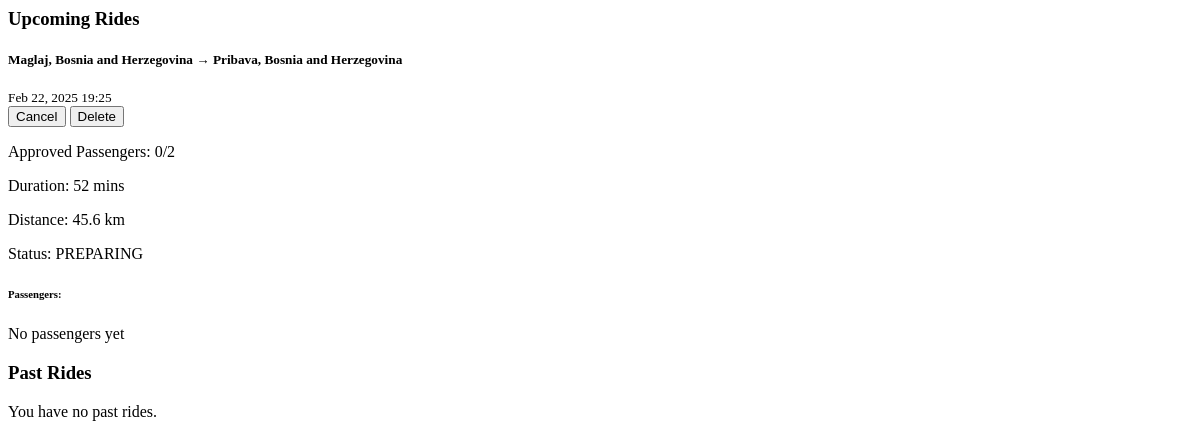
The page /profile/my_rides/ (signed in) on the database as committed earlier.
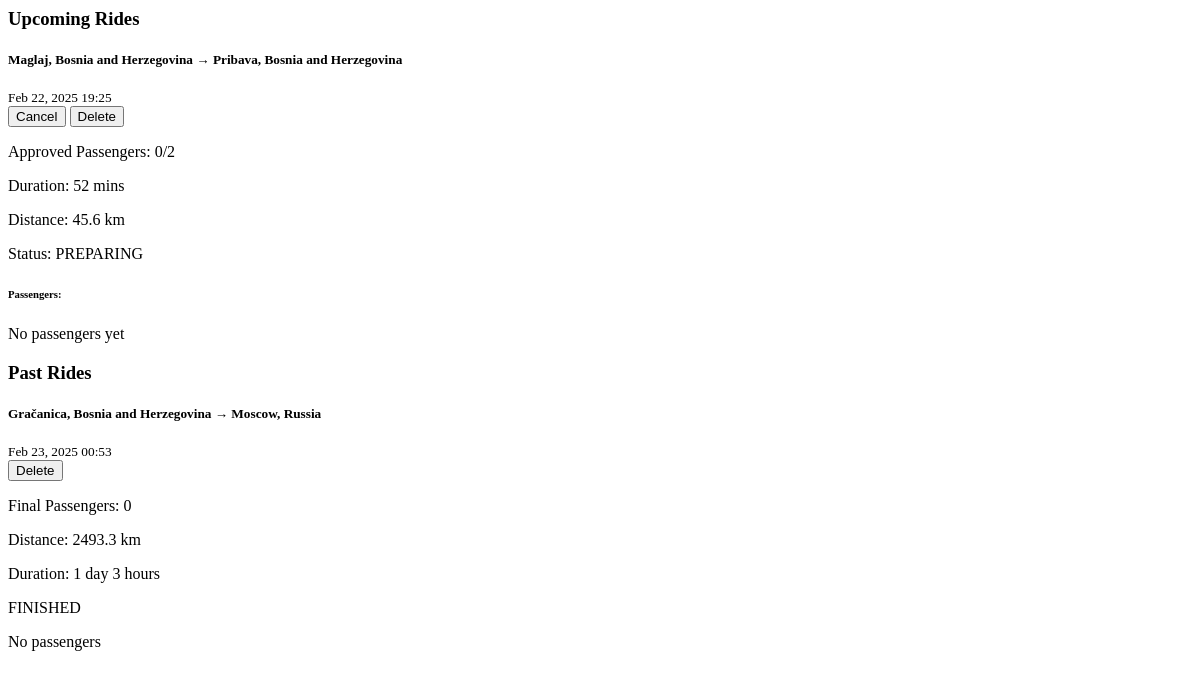
The same page on the database as committed later.
### base/models.py (models this page shows)
class Ride(models.Model):
    start = models.CharField(max_length=50)
    end = models.CharField (max_length=50)
    distance = models.DecimalField(max_digits=10, decimal_places=2, default=0.00)
    travelers = models.IntegerField(default=1)
    duration = models.DurationField(null=True, blank=True)
    created_on = models.DateTimeField(default=timezone.now)  # Changed from auto_now_add
    start_date = models.DateTimeField(default=timezone.now)
    STATUS_CHOICES = [
        ('PREPARING', 'Preparing'),
        ('FINISHED', 'Finished'),
        ('CANCELED', 'Canceled'),
    ]
    status = models.CharField(
        max_length=10,
        choices=STATUS_CHOICES,
        default='PREPARING'
    )
    origin_place_id = models.CharField(max_length=255, null=True)
    origin_latitude = models.FloatField(default=0)
    origin_longitude = models.FloatField(default=0)
    destination_place_id = models.CharField(max_length=255, null=True)
    destination_latitude = models.FloatField(default=0)
    destination_longitude = models.FloatField(default=0)
    distance_km = models.FloatField(default=0)
    duration_text = models.CharField(max_length=100, null=True)
    selected_route_index = models.IntegerField(default=0)
    selected_route_polyline = models.TextField(default='')

### user_profile/views.py (the view)
# urls.py: path('', include('rides.urls')),
def rides(request):
    now = timezone.now()
    user = request.user
    approved_applications = Prefetch(
        'applications',
        queryset=RideApplication.objects.filter(status='APPROVED').select_related('user'),
        to_attr='approved_passengers'
    )
    user_rides = Ride.objects.filter(
        riders__user=user
    ).annotate(
        is_driver=Case(
            When(riders__user=user, riders__is_driver=True, then=True),
            default=False,
            output_field=BooleanField()
        ),
    approved_count=Count('applications', filter=Q(applications__status='APPROVED')),
    initial_travelers=F('travelers')
).prefetch_related(approved_applications, 'riders__user')
    future_rides = user_rides.filter(status='PREPARING').order_by('start_date')
    past_rides = user_rides.filter(~Q(status='PREPARING')).order_by('-start_date')
    context = {'future_rides': future_rides, 'past_rides': past_rides, 'user': user}
    return render(request, 'my_rides.html', context)

### user_profile/templates/my_rides.html (shortened to what the changed rows need)
{% load static %}
<div class="container mt-4">
    <div class="mb-5">
        {% if future_rides %}
            {% for ride in future_rides %}
            <div class="card mb-4 shadow-sm">
                <div class="card-header d-flex justify-content-between align-items-center">
                    <div>
                        <h5 class="mb-0">
                             {{ ride.start }} → {{ ride.end }}
                        </h5>
                        <small>{{ ride.start_date|date:"M d, Y H:i" }}</small>
                    </div>
                    <div class="d-flex gap-2">
                        {% if ride.is_driver %}
                            <button class="btn btn-warning btn-sm cancel-ride" data-ride-id="{{ ride.id }}">
                                 Cancel
                            </button>
                            <button class="btn btn-danger btn-sm delete-ride" data-ride-id="{{ ride.id }}">
                                 Delete
                            </button>
                        {% else %}
                            <button class="btn btn-secondary btn-sm leave-ride" data-ride-id="{{ ride.id }}">
                                <i class="bi bi-box-arrow-right"></i> Leave Ride
                            </button>
                        {% endif %}
                    </div>
                </div>
                <div class="card-body">
                    <div class="row mb-3">
                        <div class="col-md-6">
                            {% if ride.is_driver %}
                                <p> Approved Passengers: {{ ride.approved_count }}/{{ ride.initial_travelers }}</p>
                            {% else %}
                                <p><i class="bi bi-car-front-fill"></i> Driver: {{ ride.driver_association.0.user.username }}</p>
                            {% endif %}
                            <p> Duration: {{ ride.duration_text }}</p>
                        </div>
                        <div class="col-md-6">
                            <p> Distance: {{ ride.distance_km|floatformat:1 }} km</p>
                            <p> Status: {{ ride.status }}</p>
                        </div>
                    </div>
                    {% if ride.is_driver %}
                        <h6>Passengers:</h6>
                        {% if ride.approved_count > 0 %}
                            <div class="list-group">
                                {% for application in ride.approved_passengers %}
                                    <div class="list-group-item d-flex justify-content-between align-items-center">
                                        <div class="d-flex align-items-center">
                                            {% if application.user.path_to_profile_picture %}
                                                <img src="{% static 'base/profile_pictures/'|add:application.user.path_to_profile_picture %}"
                                                     class="rounded-circle me-2"
                                                     width="40"
                                                     height="40"
                                                     alt="Profile photo">
                                            {% endif %}
                                            <div>
                                                <h6 class="mb-0">{{ application.user.username }}</h6>
                                                <small class="text-muted">Passenger</small>
                                            </div>
                                        </div>
                                        <form action="{% url 'user_profile:remove_passenger' %}" method="POST">
                                            {% csrf_token %}
                                            <p>{{ ride_id }}</p>
                                            <p>{{ application.user.id }}</p>
                                            <input type="hidden" name="ride_id" value="{{ ride.id }}">
                                            <input type="hidden" name="user_id" value="{{ application.user.id }}">
                                            <button class="btn btn-danger" type="submit">Remove passenger</button>
                                        </form>
                                    </div>
                                {% endfor %}
                            </div>
                        {% else %}
                            <p class="text-muted">No passengers yet</p>
                        {% endif %}
                    {% else %}
                        <p>You are a passenger on this ride.</p>
                    {% endif %}
                </div>
            </div>
            {% endfor %}
        {% else %}
            <div class="alert alert-info">
                <i class="bi bi-info-circle"></i> You have no upcoming rides.
            </div>
        {% endif %}
    </div>
    <div>
        <h3>Past Rides </h3>
        {% if past_rides %}
            {% for ride in past_rides %}
                <div class="card mb-4 shadow-sm">
                    <div class="card-header bg-secondary text-white d-flex justify-content-between align-items-center">
                        <div>
                            <h5 class="mb-0">
                                 {{ ride.start }} → {{ ride.end }}
                            </h5>
                            <small>{{ ride.start_date|date:"M d, Y H:i" }}</small>
                        </div>
                        <div>
                            {% if ride.is_driver %}
                                <button class="btn btn-danger btn-sm delete-ride" data-ride-id="{{ ride.id }}">
                                     Delete
                                </button>
                            {% endif %}
                        </div>
                    </div>
                    <div class="card-body">
                        <div class="row mb-3">
                            <div class="col-md-6">
                                {% if ride.is_driver %}
                                    <p> Final Passengers: {{ ride.approved_count }}</p>
                                {% else %}
                                    <p><i class="bi bi-car-front-fill"></i> Driver: {{ ride.driver_association.0.user.username }}</p>
                                {% endif %}
                                <p> Distance: {{ ride.distance_km|floatformat:1 }} km</p>
                            </div>
                            <div class="col-md-6">
                                <p> Duration: {{ ride.duration_text }}</p>
                                <p>
                                    {{ ride.status }}
                                </p>
                            </div>
                        </div>
                        {% if ride.is_driver and ride.approved_count > 0 %}
                            <h6>Passengers:</h6>
                            <div class="list-group">
                                {% for association in ride.riders.all %}
                                    {% if not association.is_driver %}
                                        <div class="list-group-item">
                                            <div class="d-flex align-items-center">
                                                {% if association.user.path_to_profile_picture %}
                                                    <img src="{% static 'base/profile_pictures/'|add:association.user.path_to_profile_picture %}"
                                                         class="rounded-circle me-2"
                                                         width="40"
                                                         height="40"
                                                         alt="Profile photo">
                                                {% endif %}
                                                <div>
                                                    <h6 class="mb-0">{{ association.user.username }}</h6>
                                                    <small class="text-muted">Passenger</small>
                                                </div>
                                            </div>
                                        </div>
                                    {% endif %}
                                {% endfor %}
                            </div>
                        {% elif not ride.is_driver %}
                            <p>You were a passenger on this ride.</p>
                        {% else %}
                            <p class="text-muted">No passengers</p>
                        {% endif %}
                    </div>
                </div>
            {% endfor %}
        {% else %}
            <div class="alert alert-info">
                 You have no past rides.
            </div>
        {% endif %}
    </div>
</div>

Rows that differ between the two databases and show on the page:
added Ride: start "Gračanica, Bosnia and Herzegovina", end "Moscow, Russia", start_date "Feb 23, 2025 00:53", approved_count "0", distance_km "2493.3", duration_text "1 day 3 hours", status "FINISHED", shows "No passengers", shown under "Past Rides"
Other text that changed with them:
text no longer shown: "You have no past rides."
